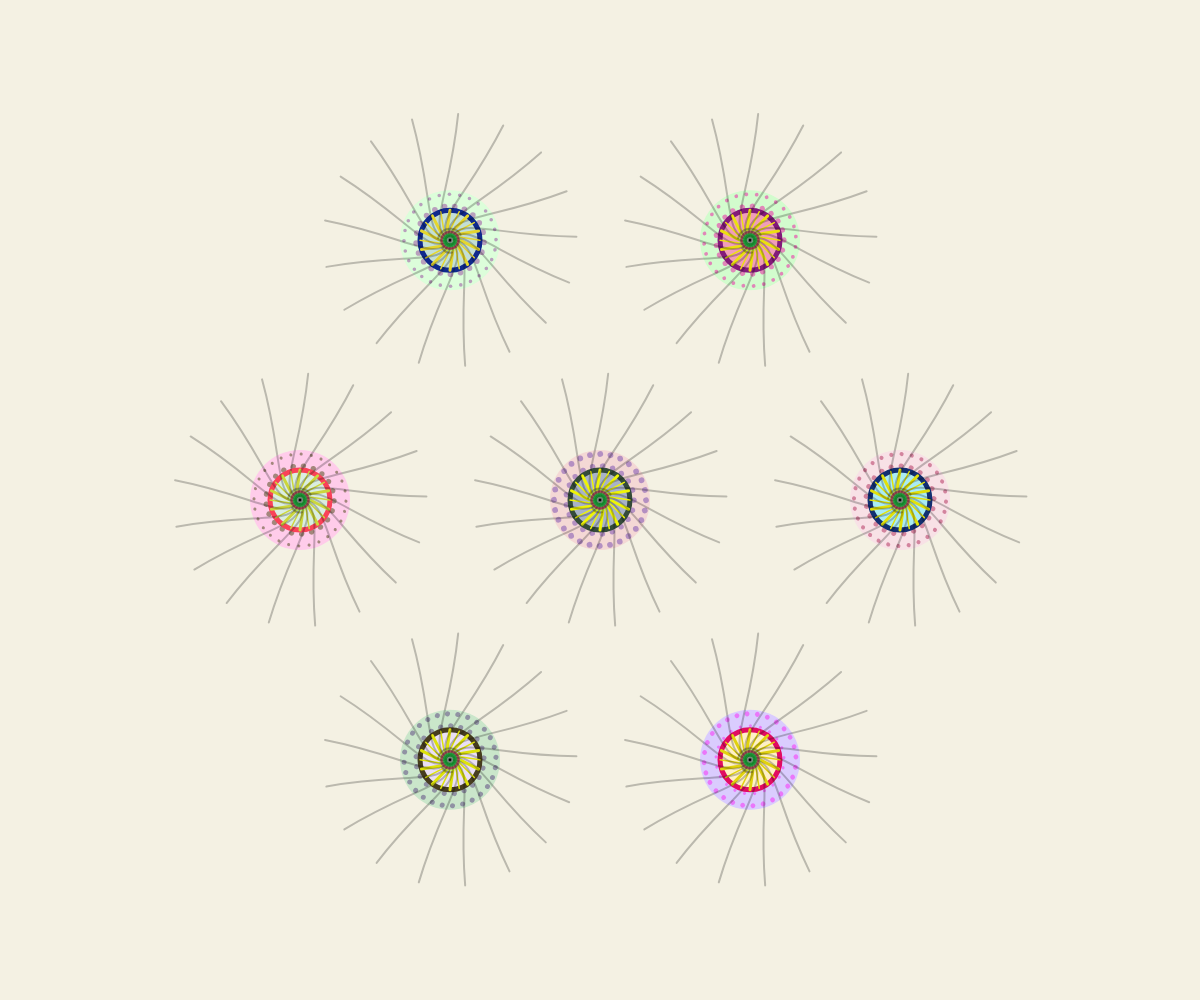
Frame 1 (no input)
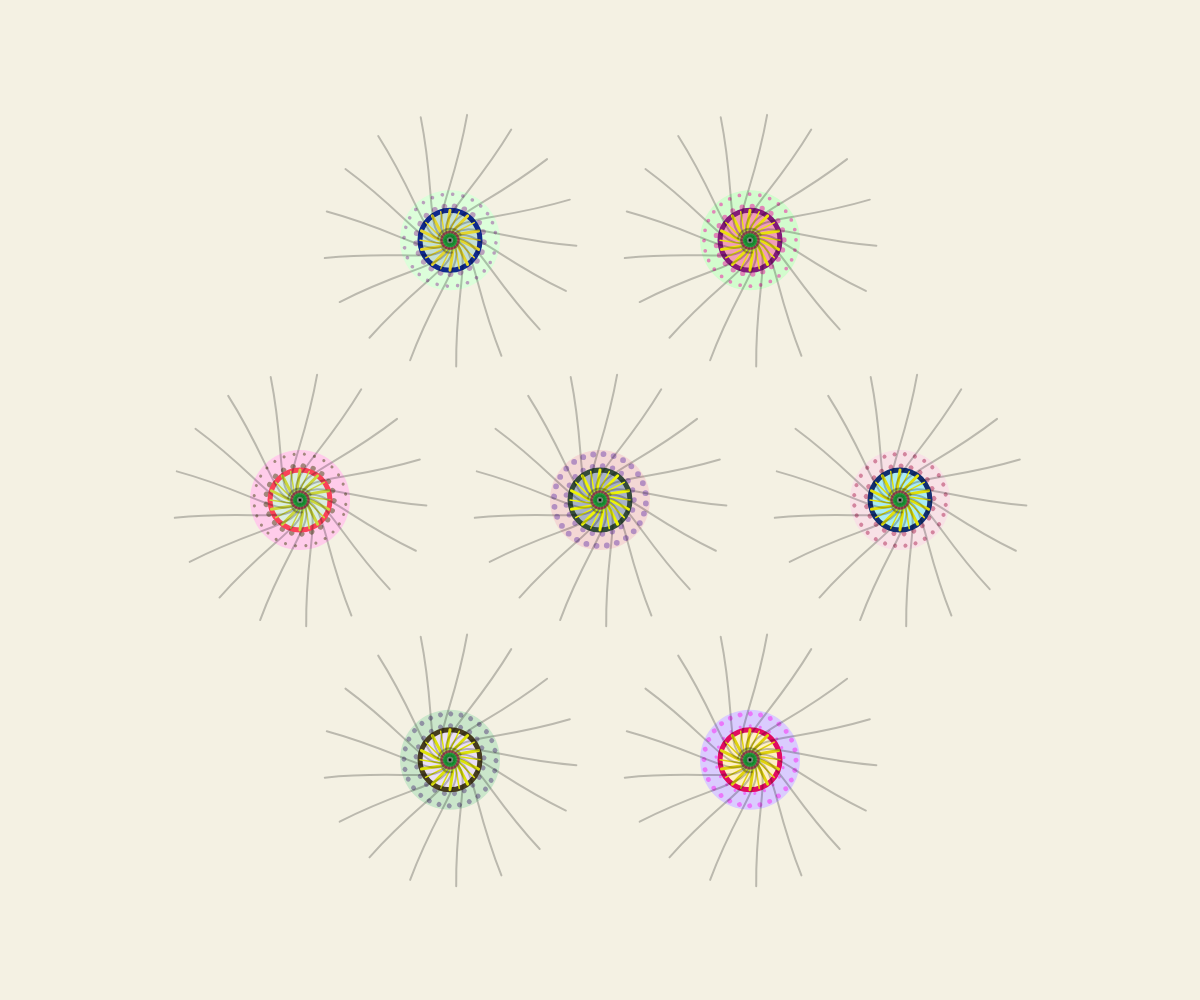
Frame 60 (no input)
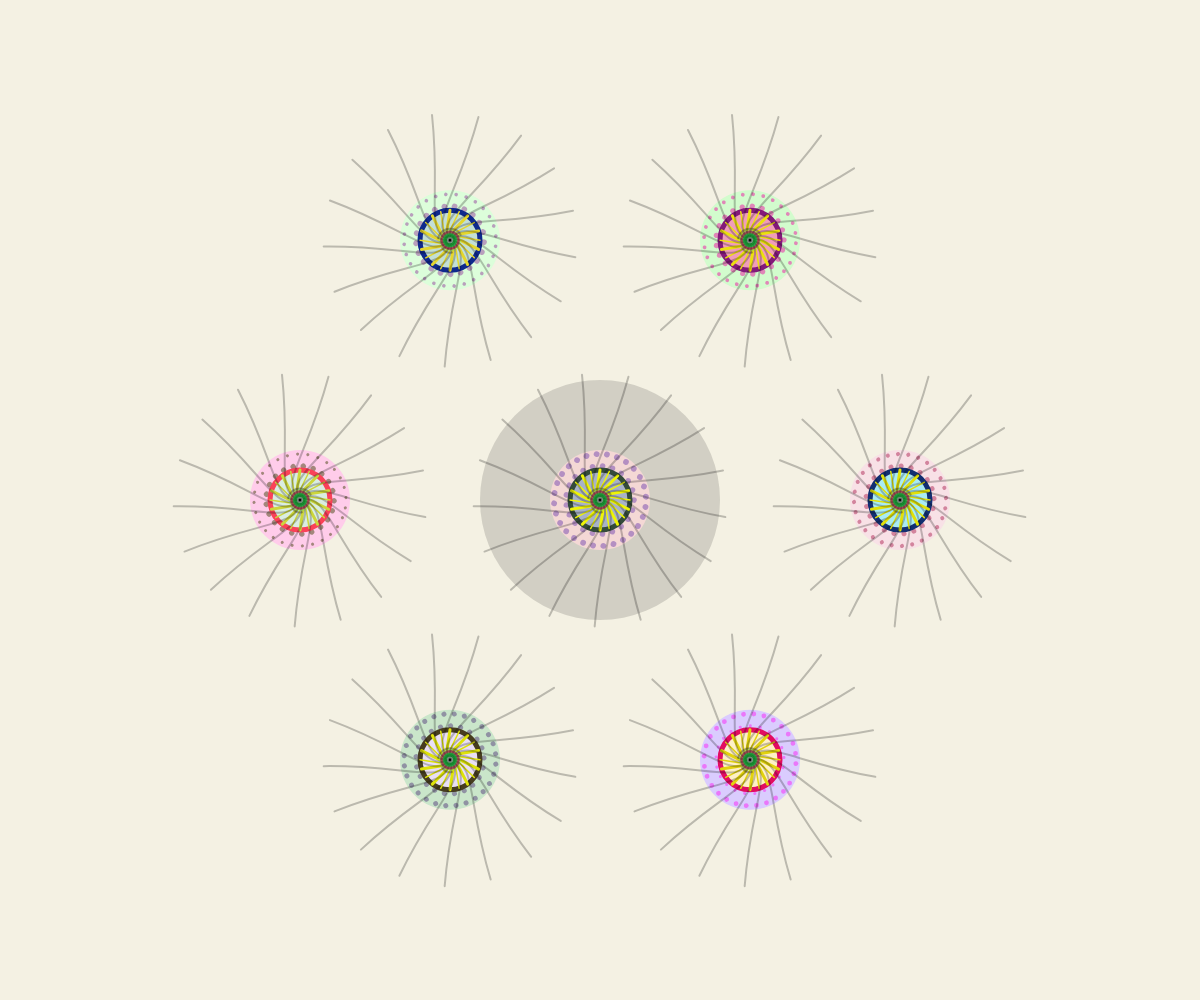
Frame 120 (the mouse pressed at the canvas centre since frame 60)

The p5.js sketch that drew these frames (run headless with seeded random() and noise() and a simulated clock; from frame 60 on, the mouse is pressed at the canvas centre):

// p5.js sketch
// ── sketch.js
let circles = [];  // an array to store all circle objects
let rippleCircles = []; // Store ripple effect objects triggered by user clicks


function setup() {
  // Create the canvas using the size of the window
  createCanvas(windowWidth, windowHeight);
  angleMode(RADIANS); // use radians for angle measurements
  background('#f4f1e3');   // Set the background to a light beige

  // Set center of the screen and circle size
  let centerX = windowWidth / 2;
  let centerY = windowHeight / 2;
  let radius = 200; 
  let spacing = radius * 1.5; // distance between circle centers

  // Add one circle in the center
  circles.push(new PatternCircle(centerX, centerY, radius));

  // Add 6 outer circles around the center
  for (let i = 0; i < 6; i++) {
    let angle = TWO_PI / 6 * i;
    let x = centerX + cos(angle) * spacing;
    let y = centerY + sin(angle) * spacing;
    circles.push(new PatternCircle(x, y, radius));
  }
}

function draw() {
  background('#f4f1e3'); // Changed background color to a soft beige tone to reflect traditional Chinese aesthetics
  // Loop through and render all ripple (ink spread) animations
  for (let r of rippleCircles) {
    r.update();            // update animations
    r.draw();              // draw each circle
  }
  for (let c of circles) {
    c.update(); // update animations
    c.draw();   // draw each circle
  }
}

// Loop through all umbrella circles
function mousePressed() {
  for (let c of circles) {
    if (dist(mouseX, mouseY, c.x, c.y) < c.r * 0.5) {
      // Check if the mouse click is within the central area of a circle
      rippleCircles.push(new RippleCircle(c.x, c.y));  
      // If so, create a new ripple effect at that location
    }
  }
}

// [My change] This class defines the expanding ripple circle (ink ripple effect)
class RippleCircle {
  constructor(x, y) {
  // Set initial position (center of the ripple)
    this.x = x;
    this.y = y;
    this.radius = 0;       // Initial radius 
    this.maxRadius = 130;  // Maximum radius the ripple can reach
    this.alpha = 40;       // Transparency of the ripple circle
  }

  //[My change] Gradually increase the radius of the ripple
  update() {
    // If the current radius is less than the maximum allowed, increase the radius to create the expanding effect.
    if (this.radius < this.maxRadius) {
      this.radius += 2;     // increase radius by 2 units per frame
    }
  }

  // Display the expanding ripple circle
  draw() {
    fill(30, 30, 30, this.alpha);
    noStroke();
    ellipse(this.x, this.y, this.radius * 2);
  }
}

// This class creates each circle design
class PatternCircle {
  constructor(x, y, r) {
    this.x = x;
    this.y = y;
    this.r = r;
    this.angleDots = random(TWO_PI); // start rotation from a random angle
    this.dotSizes = [];              
    this.generateColors();           // pick random colors
  }

  // Pick random colors for this circle
  generateColors() {
    this.strokeColor = color(random(0, 255), random(0, 100), random(10, 150));
    this.baseCircleColor = color(random(200, 255), random(200, 255), random(200, 255));
    this.bgColor = color(random(150, 255), random(150, 255), random(150, 255));
    this.lineColor = color(random(200, 255), random(200, 255), random(0, 100));
    this.outerDotColor = color(random(0, 255), random(0, 80), random(0, 255), 120);

    this.dotSizes = [];
    let maxRadius = this.r * 0.2; 
    for (let r = 9; r < maxRadius; r += 10) {
      this.dotSizes.push(random(3, 6)); // choose size for each ring of dots
    }
  }

  // Slowly rotate the red dots
  update() {
    this.angleDots += 0.005;
  }

  // Draw everything in this circle
  draw() {
    push();
    translate(this.x, this.y); // move to the circle’s center

    // Draw white background circle
    fill(this.baseCircleColor);
    noStroke();
    circle(0, 0, this.r * 0.5);

    // Draw rotating red dots
    push();
    rotate(this.angleDots); 
    this.drawOuterDots(0, 0, this.r);
    pop();

    // Draw the pink background circle
    fill(this.bgColor);
    stroke(this.strokeColor);
    strokeWeight(5);
    circle(0, 0, this.r * 0.3);

    // Draw lines from center like spikes
    stroke(this.lineColor);
    let spikes = 20;
    let innerR = 10;
    let outerR = 30;
    for (let i = 0; i < spikes; i++) {
      strokeWeight(i % 2 === 0 ? 3 : 1.5); // thick and thin lines
      let angle1 = TWO_PI * i / spikes;
      let angle2 = TWO_PI * (i + 1) / spikes;
      let x1 = cos(angle1) * innerR;
      let y1 = sin(angle1) * innerR;
      let x2 = cos(angle2) * outerR;
      let y2 = sin(angle2) * outerR;
      line(x1, y1, x2, y2);
    }

    // Draw several small colored circles in the center
    noStroke();
    fill(255, 65, 70);
    circle(0, 0, this.r * 0.03);

    fill(100, 130, 100);
    circle(0, 0, this.r * 0.02);

    noFill();
    stroke(80, 255, 120, 60);
    strokeWeight(2.5);
    fill(180, 50, 80);
    circle(0, 0, this.r * 0.1);

    fill(30, 180, 60);
    circle(0, 0, this.r * 0.07);

    fill(255);
    circle(0, 0, this.r * 0.03);

    // Draw two black arcs for decoration
    stroke(30, 40, 50, 90);
    strokeWeight(2);
    noFill();
    arc(0, 0, 24, 23, PI * 1.05, PI * 1.85);
    arc(0, 0, 20, 25, PI * 0.45, PI * 0.75);

    // Draw two animated bezier curves.
    let stamenCount = 17; // Number of ribs to draw
    let rotateAngle = frameCount * 0.02;
    push();
    rotate(rotateAngle);

    stroke(0, 0, 0, 60);
    strokeWeight(2);
    noFill();
    for (let i = 0; i < stamenCount; i++) {
      let angle = TWO_PI * i / stamenCount; // Angle for each rib
      push();
      rotate(angle);

      // Bezier curve shaped like an umbrella rib
      bezier(0, 0, this.r * 0.09, -this.r * 0.1, this.r * 0.2, this.r * 0.05, this.r * 0.6, this.r * 0.2);
      pop(); // End rotation for current rib
    }
    pop(); // end bezier rotation
    pop(); // end main drawing
  }

  // Draw red dots in rings around the center
  drawOuterDots(x, y, r) {
    let maxRadius = r * 0.6;
    let ringIndex = 0;
    for (let i = 10; i < maxRadius; i += 12) {
      let numDots = floor(TWO_PI * i / 10); // how many dots on this ring
      let dotSize = this.dotSizes[ringIndex];
      for (let j = 0; j < numDots; j++) {
        let angle = TWO_PI * j / numDots;
        let dx = x + cos(angle) * i;
        let dy = y + sin(angle) * i;
        fill(this.outerDotColor);
        noStroke();
        ellipse(dx, dy, dotSize); // draw each dot
      }
      ringIndex++;
    }
  }
}
